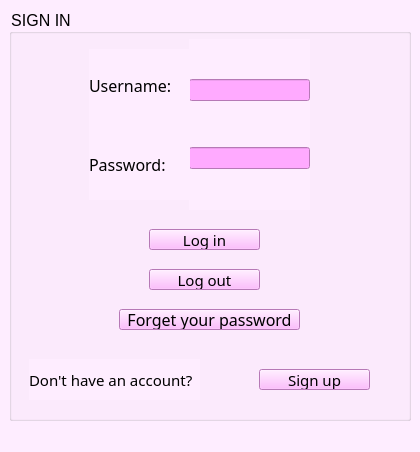
<?xml version="1.0" encoding="UTF-8"?>
<ui version="4.0">
 <class>MainWindow</class>
 <widget class="QMainWindow" name="MainWindow">
  <property name="geometry">
   <rect>
    <x>0</x>
    <y>0</y>
    <width>420</width>
    <height>452</height>
   </rect>
  </property>
  <property name="windowTitle">
   <string>MainWindow</string>
  </property>
  <property name="styleSheet">
   <string notr="true">background-color: rgb(254, 237, 255);</string>
  </property>
  <widget class="QWidget" name="centralwidget">
   <layout class="QVBoxLayout" name="verticalLayout_2">
    <item>
     <widget class="QGroupBox" name="groupBox">
      <property name="font">
       <font>
        <pointsize>12</pointsize>
       </font>
      </property>
      <property name="title">
       <string>SIGN IN</string>
      </property>
      <widget class="QLabel" name="label_4">
       <property name="geometry">
        <rect>
         <x>20</x>
         <y>350</y>
         <width>171</width>
         <height>41</height>
        </rect>
       </property>
       <property name="font">
        <font>
         <family>MV Boli</family>
         <pointsize>11</pointsize>
         <italic>false</italic>
         <bold>false</bold>
         <strikeout>false</strikeout>
        </font>
       </property>
       <property name="text">
        <string>Don't have an account?</string>
       </property>
      </widget>
      <widget class="QPushButton" name="pushButton_signup">
       <property name="geometry">
        <rect>
         <x>250</x>
         <y>360</y>
         <width>111</width>
         <height>21</height>
        </rect>
       </property>
       <property name="font">
        <font>
         <family>NPIRogheh</family>
         <pointsize>11</pointsize>
        </font>
       </property>
       <property name="styleSheet">
        <string notr="true">background-color: rgb(255, 170, 255);
</string>
       </property>
       <property name="text">
        <string>Sign up</string>
       </property>
      </widget>
      <widget class="QWidget" name="layoutWidget">
       <property name="geometry">
        <rect>
         <x>180</x>
         <y>30</y>
         <width>121</width>
         <height>171</height>
        </rect>
       </property>
       <layout class="QVBoxLayout" name="verticalLayout_3">
        <item>
         <widget class="QLineEdit" name="LINEDIT_USERNAME">
          <property name="styleSheet">
           <string notr="true">background-color: rgb(255, 170, 255);</string>
          </property>
         </widget>
        </item>
        <item>
         <widget class="QLineEdit" name="linedit_password">
          <property name="styleSheet">
           <string notr="true">background-color: rgb(255, 170, 255);</string>
          </property>
         </widget>
        </item>
       </layout>
      </widget>
      <widget class="QPushButton" name="pushbutton_forget">
       <property name="geometry">
        <rect>
         <x>110</x>
         <y>300</y>
         <width>181</width>
         <height>21</height>
        </rect>
       </property>
       <property name="font">
        <font>
         <family>NPIRogheh</family>
         <pointsize>12</pointsize>
        </font>
       </property>
       <property name="styleSheet">
        <string notr="true">background-color: rgb(255, 170, 255);</string>
       </property>
       <property name="text">
        <string>Forget your password</string>
       </property>
      </widget>
      <widget class="QPushButton" name="pushButton_login">
       <property name="geometry">
        <rect>
         <x>140</x>
         <y>220</y>
         <width>111</width>
         <height>21</height>
        </rect>
       </property>
       <property name="font">
        <font>
         <family>NPIRogheh</family>
         <pointsize>11</pointsize>
        </font>
       </property>
       <property name="styleSheet">
        <string notr="true">background-color: rgb(255, 170, 255);</string>
       </property>
       <property name="text">
        <string>Log in</string>
       </property>
      </widget>
      <widget class="QWidget" name="layoutWidget">
       <property name="geometry">
        <rect>
         <x>80</x>
         <y>40</y>
         <width>101</width>
         <height>151</height>
        </rect>
       </property>
       <layout class="QVBoxLayout" name="verticalLayout">
        <item>
         <widget class="QLabel" name="label">
          <property name="font">
           <font>
            <family>MV Boli</family>
            <pointsize>12</pointsize>
           </font>
          </property>
          <property name="text">
           <string>Username:</string>
          </property>
         </widget>
        </item>
        <item>
         <widget class="QLabel" name="label_2">
          <property name="font">
           <font>
            <family>MV Boli</family>
            <pointsize>12</pointsize>
           </font>
          </property>
          <property name="text">
           <string>Password:</string>
          </property>
         </widget>
        </item>
       </layout>
      </widget>
      <widget class="QPushButton" name="pushButton_Logout">
       <property name="geometry">
        <rect>
         <x>140</x>
         <y>260</y>
         <width>111</width>
         <height>21</height>
        </rect>
       </property>
       <property name="font">
        <font>
         <family>NPIRogheh</family>
         <pointsize>11</pointsize>
        </font>
       </property>
       <property name="styleSheet">
        <string notr="true">background-color: rgb(255, 170, 255);</string>
       </property>
       <property name="text">
        <string>Log out</string>
       </property>
      </widget>
     </widget>
    </item>
   </layout>
  </widget>
  <widget class="QMenuBar" name="menubar">
   <property name="geometry">
    <rect>
     <x>0</x>
     <y>0</y>
     <width>420</width>
     <height>17</height>
    </rect>
   </property>
  </widget>
  <widget class="QStatusBar" name="statusbar"/>
 </widget>
 <resources/>
 <connections/>
</ui>
